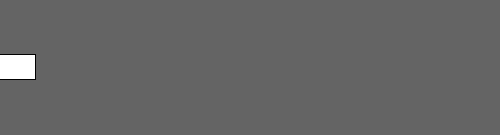
Frame 1 (no input)
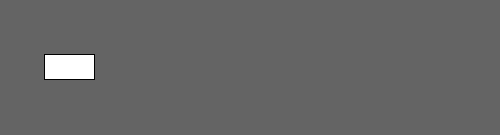
Frame 60 (the mouse pressed at the canvas centre just before this capture)
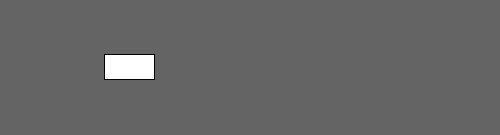
Frame 120 (the mouse held since frame 60 and released just before this capture)

The Processing sketch that drew these frames (run headless with seeded random() and noise(); from frame 60 on, the mouse is pressed at the canvas centre):

// Processing sketch: processing_142684
// ── processing_142684.pde

int carX = 10 ;

void draw() {
  background(100) ;
  rect(carX, height/2, 50, 25) ;
  carX = carX + 1 ;
  if (carX > width) {
    carX = -20 ;
  }
}
  void setup() {
    size(500, 135) ;
    rectMode(CENTER) ;
  }
